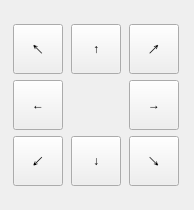
<?xml version="1.0" encoding="UTF-8"?>
<ui version="4.0">
 <class>UVMover</class>
 <widget class="QWidget" name="UVMover">
  <property name="geometry">
   <rect>
    <x>0</x>
    <y>0</y>
    <width>194</width>
    <height>210</height>
   </rect>
  </property>
  <property name="windowTitle">
   <string>UV Mover</string>
  </property>
  <layout class="QVBoxLayout" name="verticalLayout" stretch="10">
   <item>
    <layout class="QGridLayout" name="gridLayout">
     <item row="0" column="0">
      <widget class="QToolButton" name="l_up_btn">
       <property name="minimumSize">
        <size>
         <width>50</width>
         <height>50</height>
        </size>
       </property>
       <property name="maximumSize">
        <size>
         <width>50</width>
         <height>50</height>
        </size>
       </property>
       <property name="text">
        <string>↖</string>
       </property>
      </widget>
     </item>
     <item row="0" column="1">
      <widget class="QToolButton" name="up_btn">
       <property name="minimumSize">
        <size>
         <width>50</width>
         <height>50</height>
        </size>
       </property>
       <property name="maximumSize">
        <size>
         <width>50</width>
         <height>50</height>
        </size>
       </property>
       <property name="text">
        <string>↑</string>
       </property>
      </widget>
     </item>
     <item row="0" column="2">
      <widget class="QToolButton" name="r_up_btn">
       <property name="minimumSize">
        <size>
         <width>50</width>
         <height>50</height>
        </size>
       </property>
       <property name="maximumSize">
        <size>
         <width>50</width>
         <height>50</height>
        </size>
       </property>
       <property name="text">
        <string>↗</string>
       </property>
      </widget>
     </item>
     <item row="1" column="0">
      <widget class="QToolButton" name="left_btn">
       <property name="minimumSize">
        <size>
         <width>50</width>
         <height>50</height>
        </size>
       </property>
       <property name="maximumSize">
        <size>
         <width>50</width>
         <height>50</height>
        </size>
       </property>
       <property name="text">
        <string>←</string>
       </property>
      </widget>
     </item>
     <item row="1" column="2">
      <widget class="QToolButton" name="right_btn">
       <property name="minimumSize">
        <size>
         <width>50</width>
         <height>50</height>
        </size>
       </property>
       <property name="maximumSize">
        <size>
         <width>50</width>
         <height>50</height>
        </size>
       </property>
       <property name="text">
        <string>→</string>
       </property>
      </widget>
     </item>
     <item row="2" column="0">
      <widget class="QToolButton" name="l_down_btn">
       <property name="minimumSize">
        <size>
         <width>50</width>
         <height>50</height>
        </size>
       </property>
       <property name="maximumSize">
        <size>
         <width>50</width>
         <height>50</height>
        </size>
       </property>
       <property name="text">
        <string>↙</string>
       </property>
      </widget>
     </item>
     <item row="2" column="1">
      <widget class="QToolButton" name="down_btn">
       <property name="minimumSize">
        <size>
         <width>50</width>
         <height>50</height>
        </size>
       </property>
       <property name="maximumSize">
        <size>
         <width>50</width>
         <height>50</height>
        </size>
       </property>
       <property name="text">
        <string>↓</string>
       </property>
      </widget>
     </item>
     <item row="2" column="2">
      <widget class="QToolButton" name="r_down_btn">
       <property name="minimumSize">
        <size>
         <width>50</width>
         <height>50</height>
        </size>
       </property>
       <property name="maximumSize">
        <size>
         <width>50</width>
         <height>50</height>
        </size>
       </property>
       <property name="text">
        <string>↘</string>
       </property>
      </widget>
     </item>
    </layout>
   </item>
  </layout>
 </widget>
 <resources/>
 <connections>
  <connection>
   <sender>l_up_btn</sender>
   <signal>clicked()</signal>
   <receiver>UVMover</receiver>
   <slot>do_move_uv()</slot>
   <hints>
    <hint type="sourcelabel">
     <x>40</x>
     <y>69</y>
    </hint>
    <hint type="destinationlabel">
     <x>41</x>
     <y>4</y>
    </hint>
   </hints>
  </connection>
  <connection>
   <sender>up_btn</sender>
   <signal>clicked()</signal>
   <receiver>UVMover</receiver>
   <slot>do_move_uv()</slot>
   <hints>
    <hint type="sourcelabel">
     <x>115</x>
     <y>50</y>
    </hint>
    <hint type="destinationlabel">
     <x>137</x>
     <y>15</y>
    </hint>
   </hints>
  </connection>
  <connection>
   <sender>r_up_btn</sender>
   <signal>clicked()</signal>
   <receiver>UVMover</receiver>
   <slot>do_move_uv()</slot>
   <hints>
    <hint type="sourcelabel">
     <x>143</x>
     <y>64</y>
    </hint>
    <hint type="destinationlabel">
     <x>180</x>
     <y>18</y>
    </hint>
   </hints>
  </connection>
  <connection>
   <sender>left_btn</sender>
   <signal>clicked()</signal>
   <receiver>UVMover</receiver>
   <slot>do_move_uv()</slot>
   <hints>
    <hint type="sourcelabel">
     <x>52</x>
     <y>115</y>
    </hint>
    <hint type="destinationlabel">
     <x>22</x>
     <y>109</y>
    </hint>
   </hints>
  </connection>
  <connection>
   <sender>right_btn</sender>
   <signal>clicked()</signal>
   <receiver>UVMover</receiver>
   <slot>do_move_uv()</slot>
   <hints>
    <hint type="sourcelabel">
     <x>167</x>
     <y>107</y>
    </hint>
    <hint type="destinationlabel">
     <x>193</x>
     <y>110</y>
    </hint>
   </hints>
  </connection>
  <connection>
   <sender>l_down_btn</sender>
   <signal>clicked()</signal>
   <receiver>UVMover</receiver>
   <slot>do_move_uv()</slot>
   <hints>
    <hint type="sourcelabel">
     <x>30</x>
     <y>170</y>
    </hint>
    <hint type="destinationlabel">
     <x>13</x>
     <y>209</y>
    </hint>
   </hints>
  </connection>
  <connection>
   <sender>down_btn</sender>
   <signal>clicked()</signal>
   <receiver>UVMover</receiver>
   <slot>do_move_uv()</slot>
   <hints>
    <hint type="sourcelabel">
     <x>91</x>
     <y>173</y>
    </hint>
    <hint type="destinationlabel">
     <x>146</x>
     <y>209</y>
    </hint>
   </hints>
  </connection>
  <connection>
   <sender>r_down_btn</sender>
   <signal>clicked()</signal>
   <receiver>UVMover</receiver>
   <slot>do_move_uv()</slot>
   <hints>
    <hint type="sourcelabel">
     <x>155</x>
     <y>171</y>
    </hint>
    <hint type="destinationlabel">
     <x>193</x>
     <y>209</y>
    </hint>
   </hints>
  </connection>
 </connections>
 <slots>
  <slot>do_move_uv()</slot>
 </slots>
</ui>
